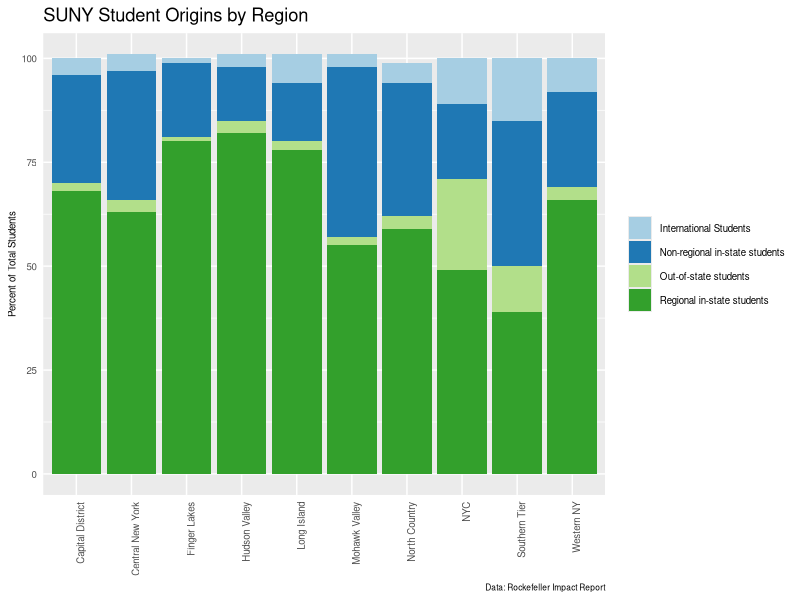

Write R code to recreate this figure.
library(readr)
library(ggplot2)
library(dplyr)
library(tidyverse)
library(RColorBrewer)

origins <- read_csv("suny_student_origins.csv")

ggplot(origins, aes(x = Region, y = Value, 
               fill = Key))+
  geom_col(position = position_stack(reverse = FALSE))+
  scale_fill_brewer(palette = "Paired")+
  theme(axis.text.x = element_text(angle = 90, 
                                   hjust = 1),
        axis.text = element_text(size = 7),
        legend.text = element_text(size = 7),
        legend.title = element_blank(),
        axis.title.x = element_blank(),
        axis.title.y = element_text(size = 7),
        axis.ticks = element_blank(),
        plot.caption = element_text(size = 6)
          )+
  labs(title = "SUNY Student Origins by Region",
       y = "Percent of Total Students",
       caption = "Data: Rockefeller Impact Report"
       )
  
  